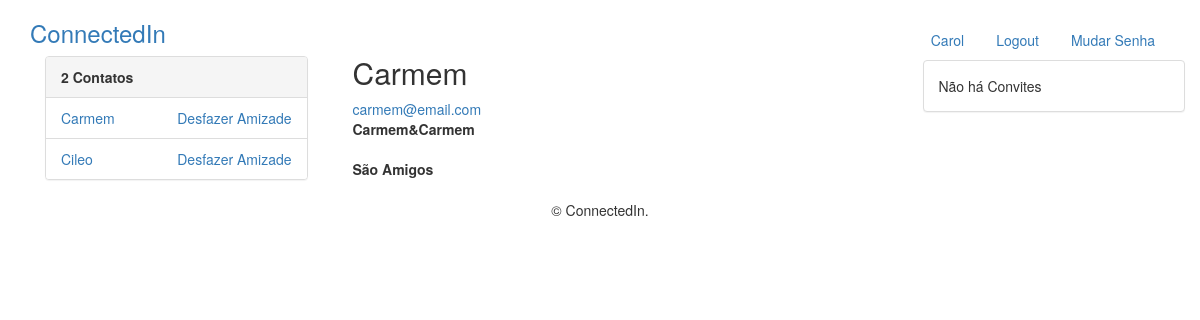
/perfil/3 (signed in), run on an earlier commit of the app's database.
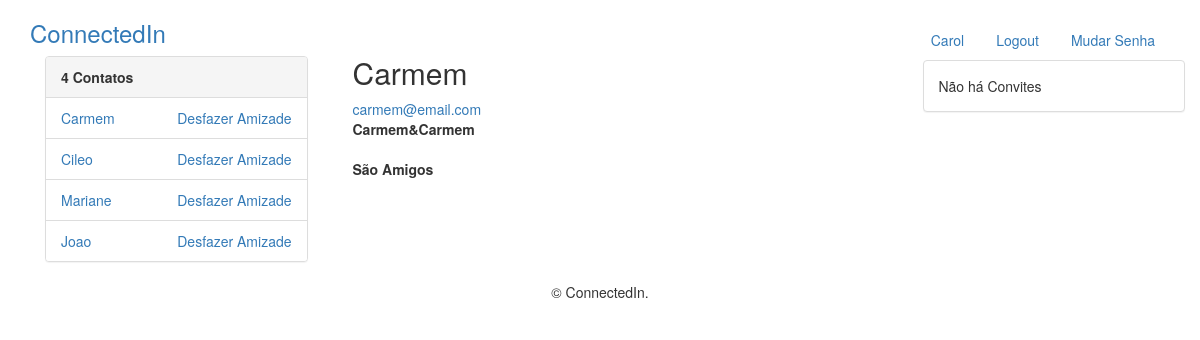
And on a later commit of the database.
### perfis/models.py (models this page shows, shortened)
class Perfil(models.Model):
    nome = models.CharField(max_length=255, null=False)
    telefone = models.CharField(max_length=15, null=False)
    nome_empresa = models.CharField(max_length=255, null=False)
    contatos = models.ManyToManyField('Perfil')
    usuario = models.OneToOneField(User, related_name='perfil', on_delete=models.CASCADE)
    criado_em = models.DateTimeField(auto_now_add=True)
    atualizado_em = models.DateTimeField(auto_now=True)
    convidavel = models.BooleanField(blank=True, null=True)
    ativa = models.BooleanField(default=True)
    justificativa = models.TextField(null=True)
    bloqueado = models.BooleanField(default=False)
    error_mensage = models.CharField(max_length=512, null=True)
    @property
    def email(self):
        return self.usuario.email
    def pode_convidar(self, perfil):
        nao_pode = self.convite_a_si_mesmo(perfil) or self.ja_eh_contato(perfil) or self.ja_possui_convite(perfil)
        return not nao_pode
    def convite_a_si_mesmo(self, perfil):
        return self == perfil
    def ja_eh_contato(self, perfil):
        return self.contatos.filter(id=perfil.id).exists()
    def __str__(self):
        return self.nome

### perfis/views.py (the view)
# urls.py: path('perfil/<int:perfil_id>', views.exibir_perfil, name='exibir'),
@login_required
def exibir_perfil(request, perfil_id):
    perfil = Perfil.objects.get(id=perfil_id)
    if perfil.bloqueado:
        perfil.error_mensage = 'Conta bloqueada pelos administradores!'
        return render(request, 'perfis/perfil.html',{'perfil_logado': get_perfil_logado(request), 'perfil':perfil})
    if perfil.ativa:
        perfil_logado = get_perfil_logado(request)
        perfil_logado.convidavel = perfil_logado.pode_convidar(perfil)
        return render(request, 'perfis/perfil.html',{'perfil': perfil,'perfil_logado': perfil_logado})
    else:
        perfil.error_mensage = 'Conta temporariamente desativada!'
        return render(request, 'perfis/perfil.html',{'perfil_logado': get_perfil_logado(request),'perfil':perfil})

### perfis/views.py (called while the page is built)
def get_perfil_logado(request):
    return request.user.perfil

### perfis/templates/perfis/perfil.html (shortened to what this page needs)
{% extends 'perfis/base_b.html' %}
{% block body %}
    {% if perfil.bloqueado %}
        <div class="alert alert-danger" role="alert">
            <h3>Atenção!</h3>
            <p>{{perfil.error_mensage}}</p>
        </div>
        {% if perfil_logado.usuario.is_superuser %}
        <a href="{% url 'desbloquear' perfil.id %}">desbloquear</a>
        {% endif %}
    {% elif perfil.ativa %}
    <div class="col-lg-12">
        <h2 style="margin-top: 0px">{{ perfil.nome }}</h2>
        <address>
            <a href="mailto:{{ perfil.email }}">{{ perfil.email }}</a>
            <br>
            <strong>{{ perfil.nome_empresa }}</strong>
        </address>
        {% if perfil in perfil_logado.contatos.all %}
                <strong>São Amigos</strong>
        {% endif %}
    {% else %}
         <div class="alert alert-danger" role="alert">
                <h3>Atenção!</h3>
                <p>{{perfil.error_mensage}}</p>
        </div>
    {% endif %}
    </div>
{% endblock %}

### perfis/templates/perfis/base_b.html (shortened to what this page needs)
{% load static %}
<!DOCTYPE html>
<html>
<head>
	<link rel="stylesheet" href="{% static 'bootstrap/css/bootstrap.min.css' %}">
    <link rel="stylesheet" href="{% static 'fontawesome/css/fontawesome-all.min.css' %}">
</head>
<body>
	<div class="container">
		<div class="header">
        <ul class="nav nav-pills pull-right">
            <li><a href="{% url 'exibir' perfil_logado.id %}">{{ perfil_logado.nome }}</a></li>
            <li><a href="/logout/">Logout</a></li>
            <li><a href="{% url 'change_password' %}">Mudar Senha</a></li>
        </ul>
        <h3 class="text-muted"> <a href="{% url 'index' %}"> ConnectedIn</a></h3>
    	</div>
    	<div class="container">
    		<div class="row">
    			<div class="col-md-3">
    				<div class="panel panel-default">
			            {% with total=perfil_logado.contatos.count %}
			                {% if total %}
			                    <div class="panel-heading">
			                        <strong> {{ total }}
			                            Contato{{ total|pluralize }}
			                        </strong>
			                    </div>
			                    <ul class="list-group">
			                        {% for perfil in perfil_logado.contatos.all %}
			                            <li class="list-group-item">
			                                <a href="{% url 'exibir' perfil.id %}">
			                                    {{ perfil }}
			                                </a>
			                                <a class="pull-right" href="{% url 'desfazer' perfil.id %}">
			                                    Desfazer Amizade
			                                </a>
			                            </li>
			                        {% endfor %}
			                    </ul>
			                {% else %}
			                    <div class="panel-body">
			                        Não há Contatos! :(
			                    </div>
			                {% endif %}
			            {% endwith %}
			        </div>
    			</div>
    			<div class="col-md-6">
    				{% block body %}
        			{% endblock %}
    			</div>
    			<div class="col-md-3">
    				<div class="panel panel-default">
			            {% with total=perfil_logado.convites_recebidos.count %}
			                {% if total %}
			                    <div class="panel-heading">
			                        <strong> {{ total }}
			                            Convite{{ total|pluralize }} aguardando Aprovação</strong>
			                    </div>
			                    <ul class="list-group">
			                        {% for convite in perfil_logado.convites_recebidos.all %}
			                            <li class="list-group-item">
			                                <ul class="list-inline">
			                                    <li class="list-inline-item">
			                                        <a href="{% url 'exibir' convite.solicitante.id %}">
			                                            {{ convite.solicitante.nome }}
			                                        </a>
			                                    </li>
			                                    <li class="list-inline-item pull-right">
			                                        <a href="{% url 'recusar' convite.id %}">Recusar</a>
			                                    </li>
			                                    <li class="list-inline-item pull-right">
			                                        <a href="{% url 'aceitar' convite.id %}">Aceitar</a>
			                                    </li>
			                                </ul>
			                            </li>
			                        {% endfor %}
			                    </ul>
			                {% else %}
			                    <div class="panel-body">
			                        Não há Convites
			                    </div>
			                {% endif %}
			            {% endwith %}
			        </div>
    			</div>
    		</div>
    	</div>
    	<div class="footer">
    		<div class="col-xs-12 text-center">
		      <p>&copy; ConnectedIn.</p>
		    </div>
    	</div>
	</div>
</body>
</html>

What changed in the data, as far as the page shows it:
now on this page (row edited): Perfil: nome "Mariane"
added Perfil: nome "Joao"
Also different on the page:
{{ total }}: "2" → "4"
